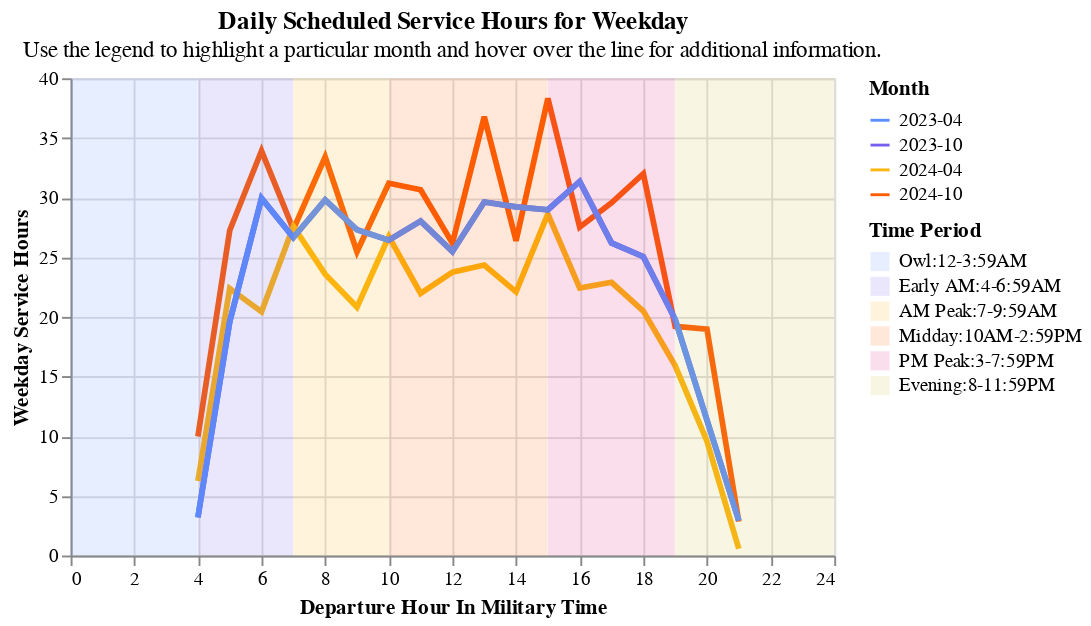

The notebook cell this image was saved under:
### Markdown cell above
### Service Hours

### Code cell
try:
    display(
        section1.create_service_hour_chart(
            scheduled_service,
            "Weekday",
            "Weekday Service Hours",
            readable_dict["daily_scheduled_hour"]["subtitle"],
        )
    )
except:
    pass

### Figure 1 — Vega-Lite specification as saved in the notebook (floating-point values rounded to 4 significant figures)
{"config": {"view": {"continuousWidth": 300, "continuousHeight": 300}}, "layer": [{"data": {"name": "data-309da7e424e72b9ee86e977b68e93501"}, "mark": {"type": "line", "size": 3}, "encoding": {"color": {"field": "Month", "scale": {"range": ["#5b8efd", "#765fec", "#fcb40e", "#fc5c04", "#dd217d", "#ccbb44"]}, "type": "nominal"}, "opacity": {"condition": {"param": "param_1", "value": 1}, "value": 0.2}, "tooltip": [{"field": "Weekend or Weekday", "type": "nominal"}, {"field": "Month", "type": "nominal"}, {"field": "Departure Hour", "type": "quantitative"}, {"field": "Weekday Service Hours", "type": "quantitative"}], "x": {"field": "Departure Hour", "title": "Departure Hour In Military Time", "type": "quantitative"}, "y": {"field": "Weekday Service Hours", "title": "Weekday Service Hours", "type": "quantitative"}}, "name": "view_1", "title": {"text": "Daily Scheduled Service Hours for Weekday", "subtitle": "Use the legend to highlight a particular month and hover over the line for additional information."}}, {"data": {"name": "data-61fdb03b01e6f6ac9797744d36eb9ca4"}, "mark": {"type": "rect", "opacity": 0.15}, "encoding": {"color": {"field": "time_period", "scale": {"range": ["#5b8efd", "#765fec", "#fcb40e", "#fc5c04", "#dd217d", "#ccbb44"]}, "sort": ["Owl:12-3:59AM", "Early AM:4-6:59AM", "AM Peak:7-9:59AM", "Midday:10AM-2:59PM", "PM Peak:3-7:59PM", "Evening:8-11:59PM"], "title": "Time Period", "type": "nominal"}, "x": {"field": "start", "type": "quantitative"}, "x2": {"field": "stop"}, "y": {"value": 0}, "y2": {"value": 250}}}], "height": 250, "params": [{"name": "param_1", "select": {"type": "point", "fields": ["Month"]}, "bind": "legend", "views": ["view_1"]}], "resolve": {"scale": {"color": "independent"}}, "width": 400, "$schema": "https://vega.github.io/schema/vega-lite/v5.17.0.json", "datasets": {"data-309da7e424e72b9ee86e977b68e93501": [{"Transit Operator": "Montebello Schedule", "Month": "2024-10", "Weekend or Weekday": "Weekday", "Departure Hour": 4, "Weekend Service Hours": 49.9, "Weekday Service Hours": 9.98}, {"Transit Operator": "Montebello Schedule", "Month": "2024-10", "Weekend or Weekday": "Weekday", "Departure Hour": 5, "Weekend Service Hours": 136.2, "Weekday Service Hours": 27.24}, {"Transit Operator": "Montebello Schedule", "Month": "2024-10", "Weekend or Weekday": "Weekday", "Departure Hour": 6, "Weekend Service Hours": 169.6, "Weekday Service Hours": 33.92}, {"Transit Operator": "Montebello Schedule", "Month": "2024-10", "Weekend or Weekday": "Weekday", "Departure Hour": 7, "Weekend Service Hours": 136.7, "Weekday Service Hours": 27.34}, {"Transit Operator": "Montebello Schedule", "Month": "2024-10", "Weekend or Weekday": "Weekday", "Departure Hour": 8, "Weekend Service Hours": 167.0, "Weekday Service Hours": 33.4}, {"Transit Operator": "Montebello Schedule", "Month": "2024-10", "Weekend or Weekday": "Weekday", "Departure Hour": 9, "Weekend Service Hours": 127.3, "Weekday Service Hours": 25.46}, {"Transit Operator": "Montebello Schedule", "Month": "2024-10", "Weekend or Weekday": "Weekday", "Departure Hour": 10, "Weekend Service Hours": 156.0, "Weekday Service Hours": 31.2}, {"Transit Operator": "Montebello Schedule", "Month": "2024-10", "Weekend or Weekday": "Weekday", "Departure Hour": 11, "Weekend Service Hours": 153.3, "Weekday Service Hours": 30.66}, {"Transit Operator": "Montebello Schedule", "Month": "2024-10", "Weekend or Weekday": "Weekday", "Departure Hour": 12, "Weekend Service Hours": 130.9, "Weekday Service Hours": 26.18}, {"Transit Operator": "Montebello Schedule", "Month": "2024-10", "Weekend or Weekday": "Weekday", "Departure Hour": 13, "Weekend Service Hours": 183.9, "Weekday Service Hours": 36.78}, {"Transit Operator": "Montebello Schedule", "Month": "2024-10", "Weekend or Weekday": "Weekday", "Departure Hour": 14, "Weekend Service Hours": 131.9, "Weekday Service Hours": 26.38}, {"Transit Operator": "Montebello Schedule", "Month": "2024-10", "Weekend or Weekday": "Weekday", "Departure Hour": 15, "Weekend Service Hours": 191.6, "Weekday Service Hours": 38.32}, {"Transit Operator": "Montebello Schedule", "Month": "2024-10", "Weekend or Weekday": "Weekday", "Departure Hour": 16, "Weekend Service Hours": 137.6, "Weekday Service Hours": 27.52}, {"Transit Operator": "Montebello Schedule", "Month": "2024-10", "Weekend or Weekday": "Weekday", "Departure Hour": 17, "Weekend Service Hours": 147.8, "Weekday Service Hours": 29.56}, {"Transit Operator": "Montebello Schedule", "Month": "2024-10", "Weekend or Weekday": "Weekday", "Departure Hour": 18, "Weekend Service Hours": 160.0, "Weekday Service Hours": 32.0}, {"Transit Operator": "Montebello Schedule", "Month": "2024-10", "Weekend or Weekday": "Weekday", "Departure Hour": 19, "Weekend Service Hours": 96.0, "Weekday Service Hours": 19.2}, {"Transit Operator": "Montebello Schedule", "Month": "2024-10", "Weekend or Weekday": "Weekday", "Departure Hour": 20, "Weekend Service Hours": 94.9, "Weekday Service Hours": 18.98}, {"Transit Operator": "Montebello Schedule", "Month": "2024-10", "Weekend or Weekday": "Weekday", "Departure Hour": 21, "Weekend Service Hours": 14.2, "Weekday Service Hours": 2.84}, {"Transit Operator": "Montebello Schedule", "Month": "2024-04", "Weekend or Weekday": "Weekday", "Departure Hour": 4, "Weekend Service Hours": 31.25, "Weekday Service Hours": 6.25}, {"Transit Operator": "Montebello Schedule", "Month": "2024-04", "Weekend or Weekday": "Weekday", "Departure Hour": 5, "Weekend Service Hours": 111.9, "Weekday Service Hours": 22.38}, {"Transit Operator": "Montebello Schedule", "Month": "2024-04", "Weekend or Weekday": "Weekday", "Departure Hour": 6, "Weekend Service Hours": 102.2, "Weekday Service Hours": 20.43}, {"Transit Operator": "Montebello Schedule", "Month": "2024-04", "Weekend or Weekday": "Weekday", "Departure Hour": 7, "Weekend Service Hours": 137.9, "Weekday Service Hours": 27.58}, {"Transit Operator": "Montebello Schedule", "Month": "2024-04", "Weekend or Weekday": "Weekday", "Departure Hour": 8, "Weekend Service Hours": 117.9, "Weekday Service Hours": 23.58}, {"Transit Operator": "Montebello Schedule", "Month": "2024-04", "Weekend or Weekday": "Weekday", "Departure Hour": 9, "Weekend Service Hours": 104.1, "Weekday Service Hours": 20.82}, {"Transit Operator": "Montebello Schedule", "Month": "2024-04", "Weekend or Weekday": "Weekday", "Departure Hour": 10, "Weekend Service Hours": 133.6, "Weekday Service Hours": 26.72}, {"Transit Operator": "Montebello Schedule", "Month": "2024-04", "Weekend or Weekday": "Weekday", "Departure Hour": 11, "Weekend Service Hours": 109.8, "Weekday Service Hours": 21.97}, {"Transit Operator": "Montebello Schedule", "Month": "2024-04", "Weekend or Weekday": "Weekday", "Departure Hour": 12, "Weekend Service Hours": 118.8, "Weekday Service Hours": 23.75}, {"Transit Operator": "Montebello Schedule", "Month": "2024-04", "Weekend or Weekday": "Weekday", "Departure Hour": 13, "Weekend Service Hours": 121.8, "Weekday Service Hours": 24.35}, {"Transit Operator": "Montebello Schedule", "Month": "2024-04", "Weekend or Weekday": "Weekday", "Departure Hour": 14, "Weekend Service Hours": 110.5, "Weekday Service Hours": 22.1}, {"Transit Operator": "Montebello Schedule", "Month": "2024-04", "Weekend or Weekday": "Weekday", "Departure Hour": 15, "Weekend Service Hours": 143.2, "Weekday Service Hours": 28.63}, {"Transit Operator": "Montebello Schedule", "Month": "2024-04", "Weekend or Weekday": "Weekday", "Departure Hour": 16, "Weekend Service Hours": 112.1, "Weekday Service Hours": 22.42}, {"Transit Operator": "Montebello Schedule", "Month": "2024-04", "Weekend or Weekday": "Weekday", "Departure Hour": 17, "Weekend Service Hours": 114.5, "Weekday Service Hours": 22.9}, {"Transit Operator": "Montebello Schedule", "Month": "2024-04", "Weekend or Weekday": "Weekday", "Departure Hour": 18, "Weekend Service Hours": 102.4, "Weekday Service Hours": 20.48}, {"Transit Operator": "Montebello Schedule", "Month": "2024-04", "Weekend or Weekday": "Weekday", "Departure Hour": 19, "Weekend Service Hours": 79.58, "Weekday Service Hours": 15.92}, {"Transit Operator": "Montebello Schedule", "Month": "2024-04", "Weekend or Weekday": "Weekday", "Departure Hour": 20, "Weekend Service Hours": 47.92, "Weekday Service Hours": 9.58}, {"Transit Operator": "Montebello Schedule", "Month": "2024-04", "Weekend or Weekday": "Weekday", "Departure Hour": 21, "Weekend Service Hours": 2.83, "Weekday Service Hours": 0.57}, {"Transit Operator": "Montebello Schedule", "Month": "2023-10", "Weekend or Weekday": "Weekday", "Departure Hour": 4, "Weekend Service Hours": 16.0, "Weekday Service Hours": 3.2}, {"Transit Operator": "Montebello Schedule", "Month": "2023-10", "Weekend or Weekday": "Weekday", "Departure Hour": 5, "Weekend Service Hours": 98.0, "Weekday Service Hours": 19.6}, {"Transit Operator": "Montebello Schedule", "Month": "2023-10", "Weekend or Weekday": "Weekday", "Departure Hour": 6, "Weekend Service Hours": 149.8, "Weekday Service Hours": 29.95}, {"Transit Operator": "Montebello Schedule", "Month": "2023-10", "Weekend or Weekday": "Weekday", "Departure Hour": 7, "Weekend Service Hours": 133.2, "Weekday Service Hours": 26.65}, {"Transit Operator": "Montebello Schedule", "Month": "2023-10", "Weekend or Weekday": "Weekday", "Departure Hour": 8, "Weekend Service Hours": 149.0, "Weekday Service Hours": 29.8}, {"Transit Operator": "Montebello Schedule", "Month": "2023-10", "Weekend or Weekday": "Weekday", "Departure Hour": 9, "Weekend Service Hours": 136.5, "Weekday Service Hours": 27.3}, {"Transit Operator": "Montebello Schedule", "Month": "2023-10", "Weekend or Weekday": "Weekday", "Departure Hour": 10, "Weekend Service Hours": 132.2, "Weekday Service Hours": 26.43}, {"Transit Operator": "Montebello Schedule", "Month": "2023-10", "Weekend or Weekday": "Weekday", "Departure Hour": 11, "Weekend Service Hours": 140.2, "Weekday Service Hours": 28.03}, {"Transit Operator": "Montebello Schedule", "Month": "2023-10", "Weekend or Weekday": "Weekday", "Departure Hour": 12, "Weekend Service Hours": 127.4, "Weekday Service Hours": 25.48}, {"Transit Operator": "Montebello Schedule", "Month": "2023-10", "Weekend or Weekday": "Weekday", "Departure Hour": 13, "Weekend Service Hours": 148.2, "Weekday Service Hours": 29.63}, {"Transit Operator": "Montebello Schedule", "Month": "2023-10", "Weekend or Weekday": "Weekday", "Departure Hour": 14, "Weekend Service Hours": 146.1, "Weekday Service Hours": 29.22}, {"Transit Operator": "Montebello Schedule", "Month": "2023-10", "Weekend or Weekday": "Weekday", "Departure Hour": 15, "Weekend Service Hours": 144.9, "Weekday Service Hours": 28.98}, {"Transit Operator": "Montebello Schedule", "Month": "2023-10", "Weekend or Weekday": "Weekday", "Departure Hour": 16, "Weekend Service Hours": 156.8, "Weekday Service Hours": 31.35}, {"Transit Operator": "Montebello Schedule", "Month": "2023-10", "Weekend or Weekday": "Weekday", "Departure Hour": 17, "Weekend Service Hours": 131.0, "Weekday Service Hours": 26.2}, {"Transit Operator": "Montebello Schedule", "Month": "2023-10", "Weekend or Weekday": "Weekday", "Departure Hour": 18, "Weekend Service Hours": 125.2, "Weekday Service Hours": 25.05}, {"Transit Operator": "Montebello Schedule", "Month": "2023-10", "Weekend or Weekday": "Weekday", "Departure Hour": 19, "Weekend Service Hours": 99.0, "Weekday Service Hours": 19.8}, {"Transit Operator": "Montebello Schedule", "Month": "2023-10", "Weekend or Weekday": "Weekday", "Departure Hour": 20, "Weekend Service Hours": 56.75, "Weekday Service Hours": 11.35}, {"Transit Operator": "Montebello Schedule", "Month": "2023-10", "Weekend or Weekday": "Weekday", "Departure Hour": 21, "Weekend Service Hours": 14.67, "Weekday Service Hours": 2.93}, {"Transit Operator": "Montebello Schedule", "Month": "2023-04", "Weekend or Weekday": "Weekday", "Departure Hour": 4, "Weekend Service Hours": 16.0, "Weekday Service Hours": 3.2}, {"Transit Operator": "Montebello Schedule", "Month": "2023-04", "Weekend or Weekday": "Weekday", "Departure Hour": 5, "Weekend Service Hours": 98.0, "Weekday Service Hours": 19.6}, {"Transit Operator": "Montebello Schedule", "Month": "2023-04", "Weekend or Weekday": "Weekday", "Departure Hour": 6, "Weekend Service Hours": 149.8, "Weekday Service Hours": 29.95}, {"Transit Operator": "Montebello Schedule", "Month": "2023-04", "Weekend or Weekday": "Weekday", "Departure Hour": 7, "Weekend Service Hours": 133.2, "Weekday Service Hours": 26.65}, {"Transit Operator": "Montebello Schedule", "Month": "2023-04", "Weekend or Weekday": "Weekday", "Departure Hour": 8, "Weekend Service Hours": 149.0, "Weekday Service Hours": 29.8}, {"Transit Operator": "Montebello Schedule", "Month": "2023-04", "Weekend or Weekday": "Weekday", "Departure Hour": 9, "Weekend Service Hours": 136.5, "Weekday Service Hours": 27.3}, {"Transit Operator": "Montebello Schedule", "Month": "2023-04", "Weekend or Weekday": "Weekday", "Departure Hour": 10, "Weekend Service Hours": 132.2, "Weekday Service Hours": 26.43}, {"Transit Operator": "Montebello Schedule", "Month": "2023-04", "Weekend or Weekday": "Weekday", "Departure Hour": 11, "Weekend Service Hours": 140.2, "Weekday Service Hours": 28.03}, {"Transit Operator": "Montebello Schedule", "Month": "2023-04", "Weekend or Weekday": "Weekday", "Departure Hour": 12, "Weekend Service Hours": 127.4, "Weekday Service Hours": 25.48}, {"Transit Operator": "Montebello Schedule", "Month": "2023-04", "Weekend or Weekday": "Weekday", "Departure Hour": 13, "Weekend Service Hours": 148.2, "Weekday Service Hours": 29.63}, {"Transit Operator": "Montebello Schedule", "Month": "2023-04", "Weekend or Weekday": "Weekday", "Departure Hour": 14, "Weekend Service Hours": 146.1, "Weekday Service Hours": 29.22}, {"Transit Operator": "Montebello Schedule", "Month": "2023-04", "Weekend or Weekday": "Weekday", "Departure Hour": 15, "Weekend Service Hours": 144.9, "Weekday Service Hours": 28.98}, {"Transit Operator": "Montebello Schedule", "Month": "2023-04", "Weekend or Weekday": "Weekday", "Departure Hour": 16, "Weekend Service Hours": 156.8, "Weekday Service Hours": 31.35}, {"Transit Operator": "Montebello Schedule", "Month": "2023-04", "Weekend or Weekday": "Weekday", "Departure Hour": 17, "Weekend Service Hours": 131.0, "Weekday Service Hours": 26.2}, {"Transit Operator": "Montebello Schedule", "Month": "2023-04", "Weekend or Weekday": "Weekday", "Departure Hour": 18, "Weekend Service Hours": 125.2, "Weekday Service Hours": 25.05}, {"Transit Operator": "Montebello Schedule", "Month": "2023-04", "Weekend or Weekday": "Weekday", "Departure Hour": 19, "Weekend Service Hours": 99.0, "Weekday Service Hours": 19.8}, {"Transit Operator": "Montebello Schedule", "Month": "2023-04", "Weekend or Weekday": "Weekday", "Departure Hour": 20, "Weekend Service Hours": 56.75, "Weekday Service Hours": 11.35}, {"Transit Operator": "Montebello Schedule", "Month": "2023-04", "Weekend or Weekday": "Weekday", "Departure Hour": 21, "Weekend Service Hours": 14.67, "Weekday Service Hours": 2.93}], "data-61fdb03b01e6f6ac9797744d36eb9ca4": [{"index": 0, "start": 0, "stop": 3.99, "time_period": "Owl:12-3:59AM"}, {"index": 1, "start": 4, "stop": 6.99, "time_period": "Early AM:4-6:59AM"}, {"index": 2, "start": 7, "stop": 9.99, "time_period": "AM Peak:7-9:59AM"}, {"index": 3, "start": 10, "stop": 14.99, "time_period": "Midday:10AM-2:59PM"}, {"index": 4, "start": 15, "stop": 18.99, "time_period": "PM Peak:3-7:59PM"}, {"index": 5, "start": 19, "stop": 24.0, "time_period": "Evening:8-11:59PM"}]}}
